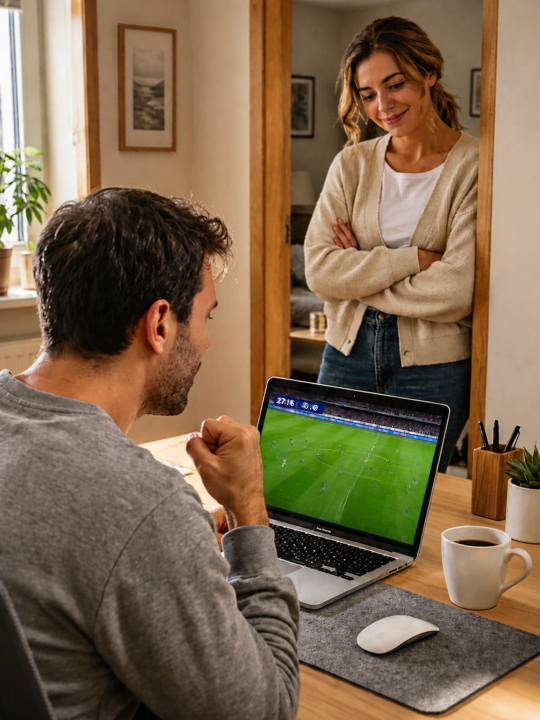
#> input picture 2026-11-28/base5.png, 1080 x 1440 px (shown at 1/2 size)
$ python mk5.py
#> lines starting #> are read from the running program, lines starting #| are printed output that depends on the picture
from PIL import Image, ImageDraw, ImageFont, ImageFilter, ImageEnhance
src=Image.open('base5.png').convert('RGB')
#> src is the input picture: PIL image 1080x1440 RGB; mean R, G, B 125.3, 102.7, 76.4
bg=src.resize((1440,1920)).crop((180,0,1260,1920)).filter(ImageFilter.GaussianBlur(40))
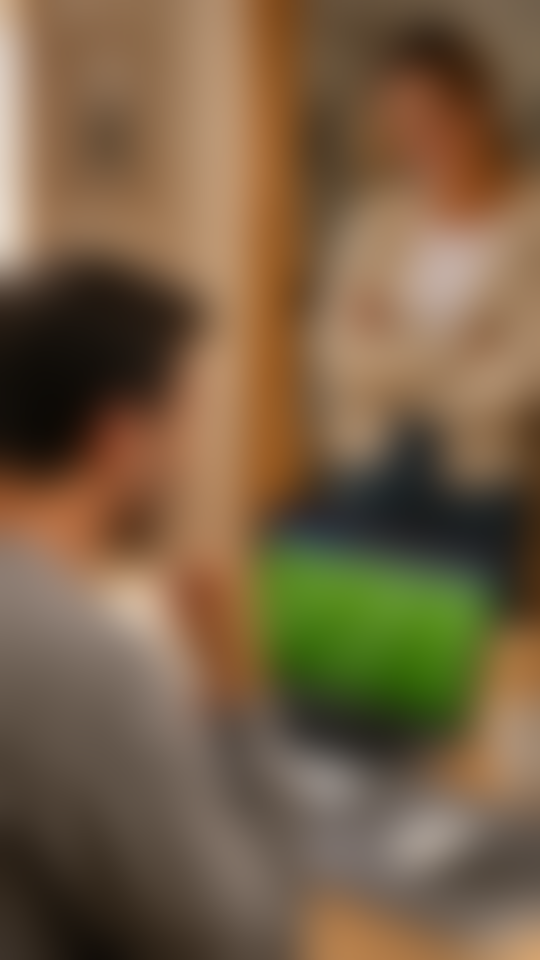
#> bg: PIL image 1080x1920 RGB (shown at 1/2 size); mean R, G, B 118, 95.4, 68.1
bg=ImageEnhance.Brightness(bg).enhance(0.5)
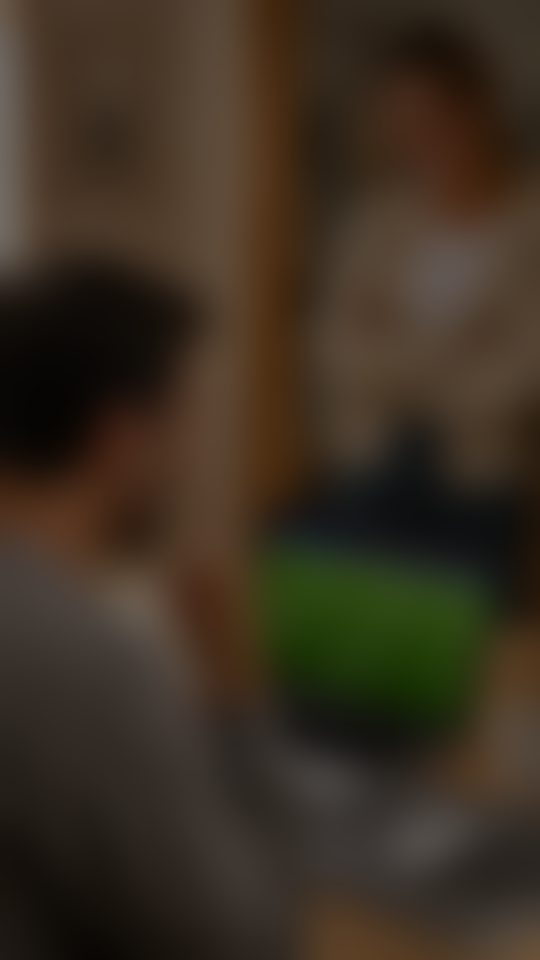
#> bg: PIL image 1080x1920 RGB (shown at 1/2 size); mean R, G, B 58.8, 47.4, 33.8
canvas=bg.copy(); canvas.paste(src,(0,540))
#> after `canvas.paste(src, (0, 540))`:
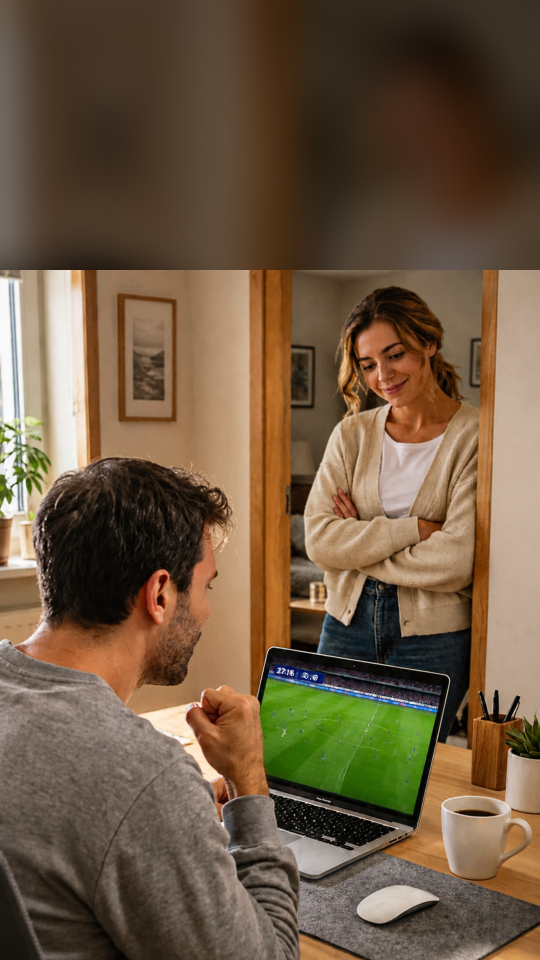
#> canvas: PIL image 1080x1920 RGB (shown at 1/2 size); mean R, G, B 110.1, 89, 65.7
f=ImageFont.truetype('/usr/share/fonts/truetype/google-fonts/Poppins-Bold.ttf',52)
def frame(lines,name,top=312):
#> called with name = 'h1.png', top = 312
    im=canvas.copy();d=ImageDraw.Draw(im);y=top
    for l in lines:
        w=d.textlength(l,font=f);d.text(((1080-w)/2,y),l,font=f,fill='white');y+=70
#> this loop made 3 passes
#> w on passes 1 to 3: 631.7, 486.6, 484
#> after the loop, y = 522
    im.save(name)
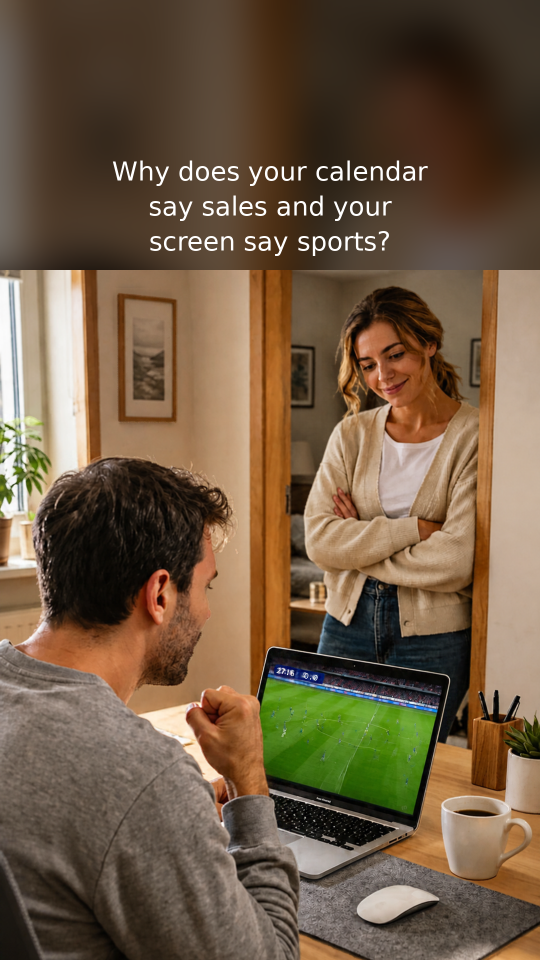
#> saved as h1.png: PIL image 1080x1920 RGB (shown at 1/2 size); mean R, G, B 111.5, 90.5, 67.4
frame(["Why does your calendar","say sales and your","screen say sports?"],'h1.png')
frame(["It's not a time problem.","It's the one task","you walk around."],'h2.png')
#> call 2 of frame, with name = 'h2.png', top = 312
#> the loop in frame (call 2), `for l in lines:` made 3 passes
#> w on passes 1 to 3: 609.5, 418.3, 446.9
#> in frame (call 2), `im.save(name)`:
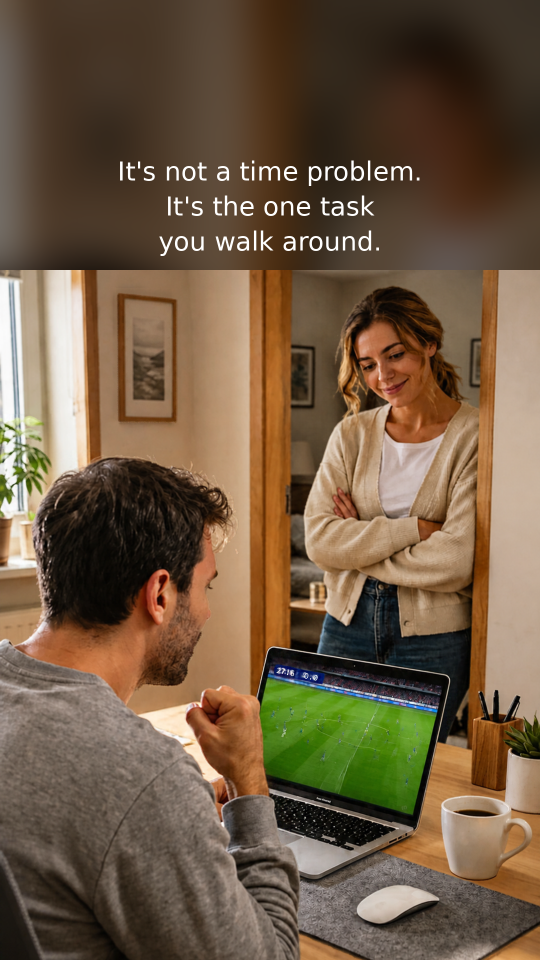
#> saved as h2.png: PIL image 1080x1920 RGB (shown at 1/2 size); mean R, G, B 111.4, 90.4, 67.2

$ run again, with 2026-11-28/base2.png copied over 2026-11-28/base5.png
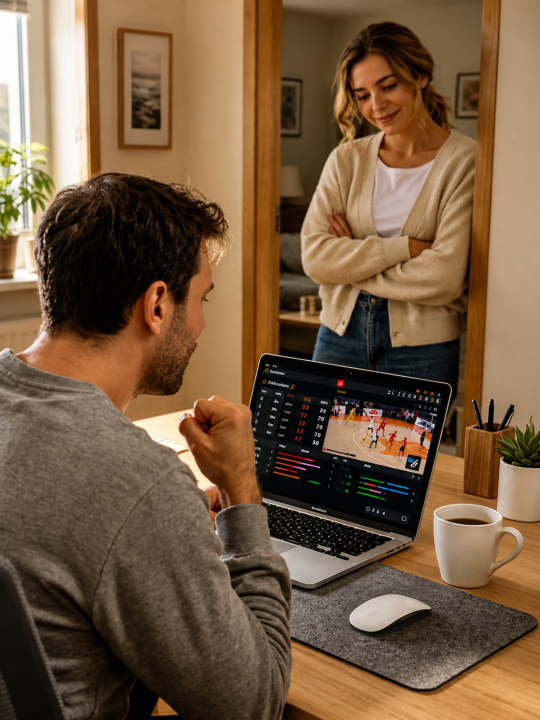
#> input picture 2026-11-28/base2.png, 1080 x 1440 px (shown at 1/2 size)
#> src is the input picture: PIL image 1080x1440 RGB; mean R, G, B 116.7, 89.6, 63
#> `bg=ImageEnhance.Brightness(bg).enhance(0.5)`:
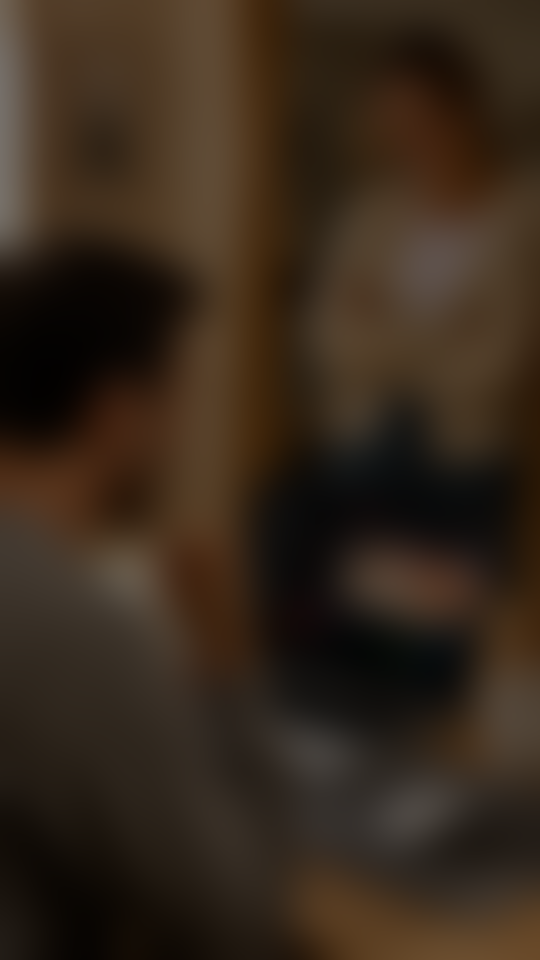
#> bg: PIL image 1080x1920 RGB (shown at 1/2 size); mean R, G, B 54.2, 40.4, 27.5
#> the loop in frame, `for l in lines:` made 3 passes
#> w on passes 1 to 3: 631.7, 486.6, 484
#> after the loop in frame, `for l in lines:`: y = 522
#> the loop in frame (call 2), `for l in lines:` made 3 passes
#> w on passes 1 to 3: 609.5, 418.3, 446.9
#> in frame (call 2), `im.save(name)`:
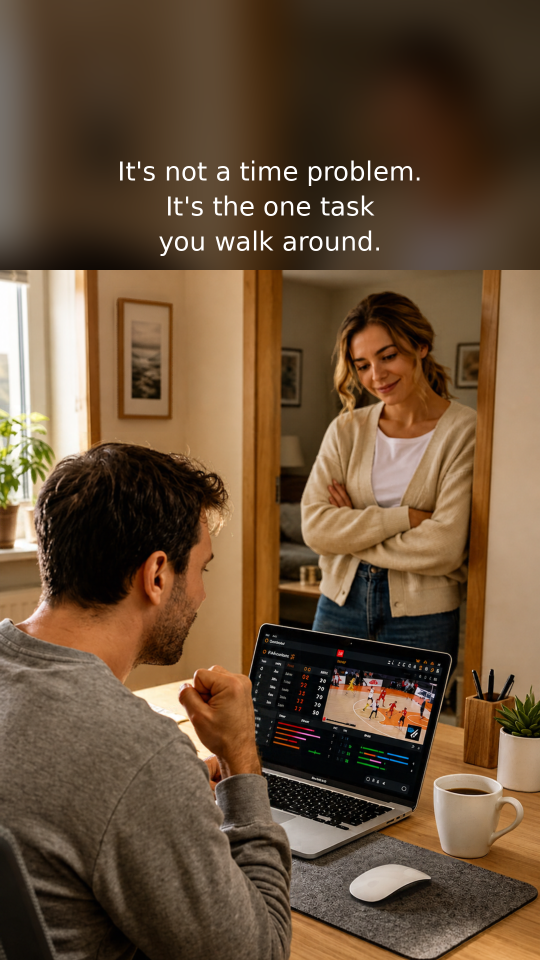
#> saved as h2.png: PIL image 1080x1920 RGB (shown at 1/2 size); mean R, G, B 104.3, 80.1, 56.4

$ run again, with 2026-11-28/base3.png copied over 2026-11-28/base5.png
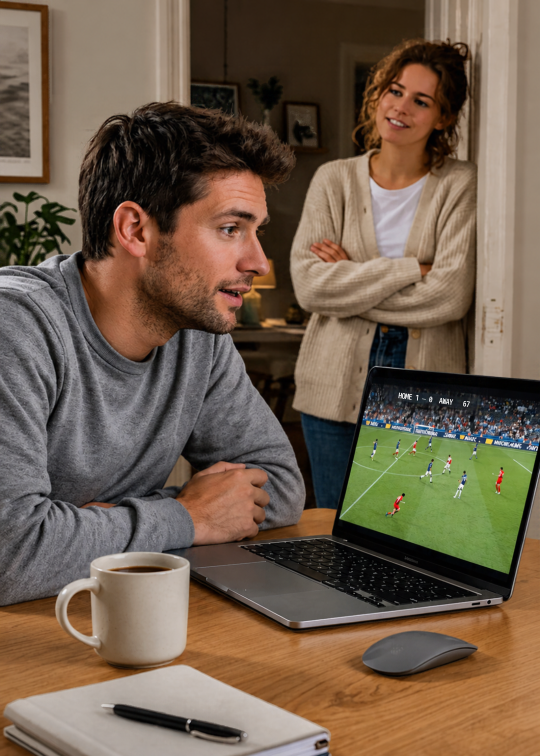
#> input picture 2026-11-28/base3.png, 1080 x 1512 px (shown at 1/2 size)
#> src is the input picture: PIL image 1080x1512 RGB; mean R, G, B 112, 93.8, 75.8
#> `bg=ImageEnhance.Brightness(bg).enhance(0.5)`:
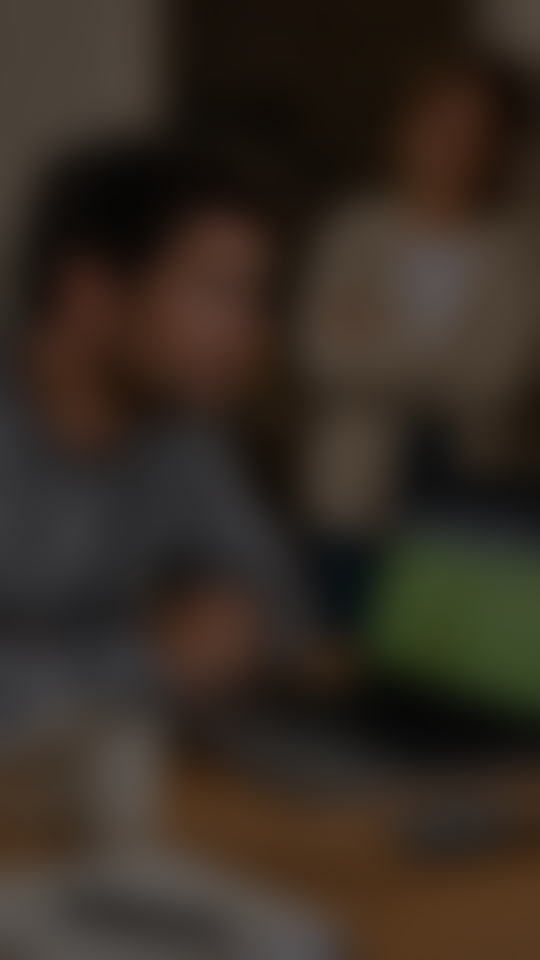
#> bg: PIL image 1080x1920 RGB (shown at 1/2 size); mean R, G, B 53.4, 43.9, 35.2
#> the loop in frame, `for l in lines:` made 3 passes
#> w on passes 1 to 3: 631.7, 486.6, 484
#> after the loop in frame, `for l in lines:`: y = 522
#> the loop in frame (call 2), `for l in lines:` made 3 passes
#> w on passes 1 to 3: 609.5, 418.3, 446.9
#> in frame (call 2), `im.save(name)`:
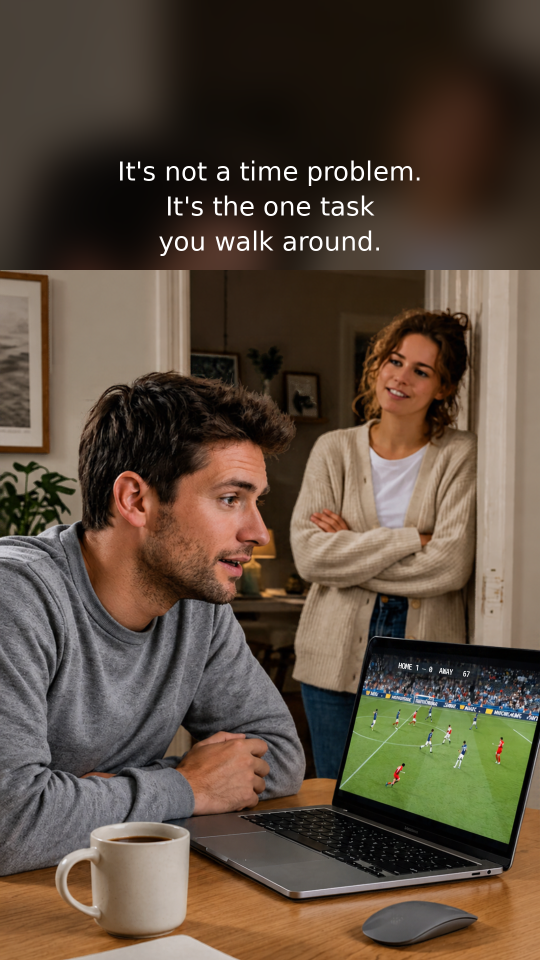
#> saved as h2.png: PIL image 1080x1920 RGB (shown at 1/2 size); mean R, G, B 90.9, 76, 61.4

$ run again, with 2026-11-28/base4.png copied over 2026-11-28/base5.png
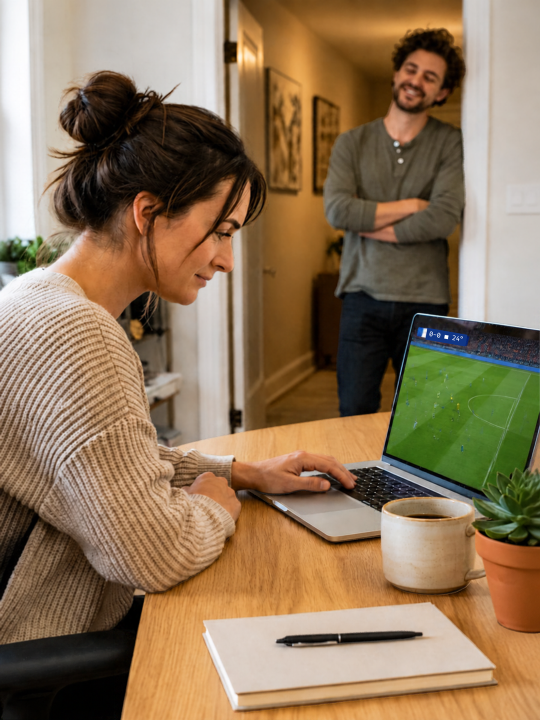
#> input picture 2026-11-28/base4.png, 1080 x 1440 px (shown at 1/2 size)
#> src is the input picture: PIL image 1080x1440 RGB; mean R, G, B 142.2, 117.5, 88.6
#> `bg=ImageEnhance.Brightness(bg).enhance(0.5)`:
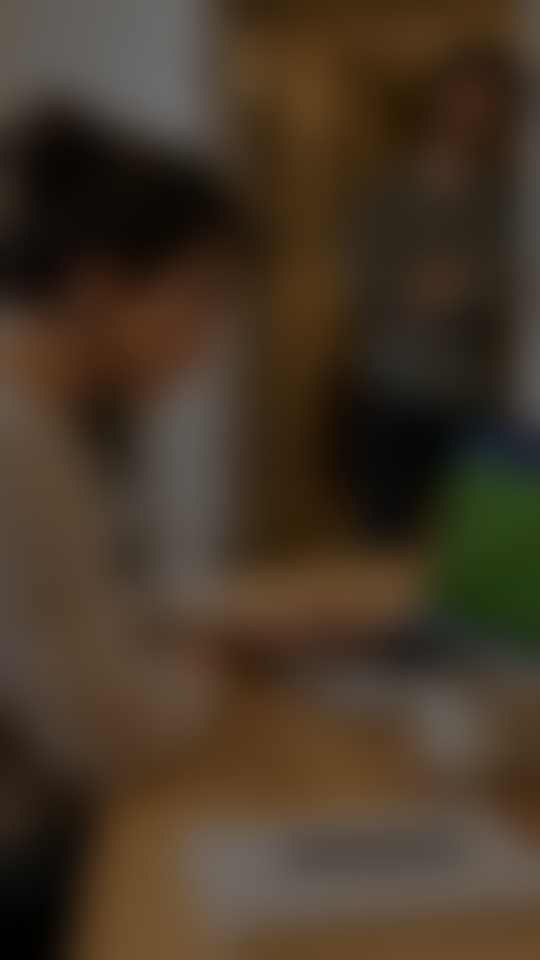
#> bg: PIL image 1080x1920 RGB (shown at 1/2 size); mean R, G, B 69.1, 54.7, 38.9
#> the loop in frame, `for l in lines:` made 3 passes
#> w on passes 1 to 3: 631.7, 486.6, 484
#> after the loop in frame, `for l in lines:`: y = 522
#> the loop in frame (call 2), `for l in lines:` made 3 passes
#> w on passes 1 to 3: 609.5, 418.3, 446.9
#> in frame (call 2), `im.save(name)`:
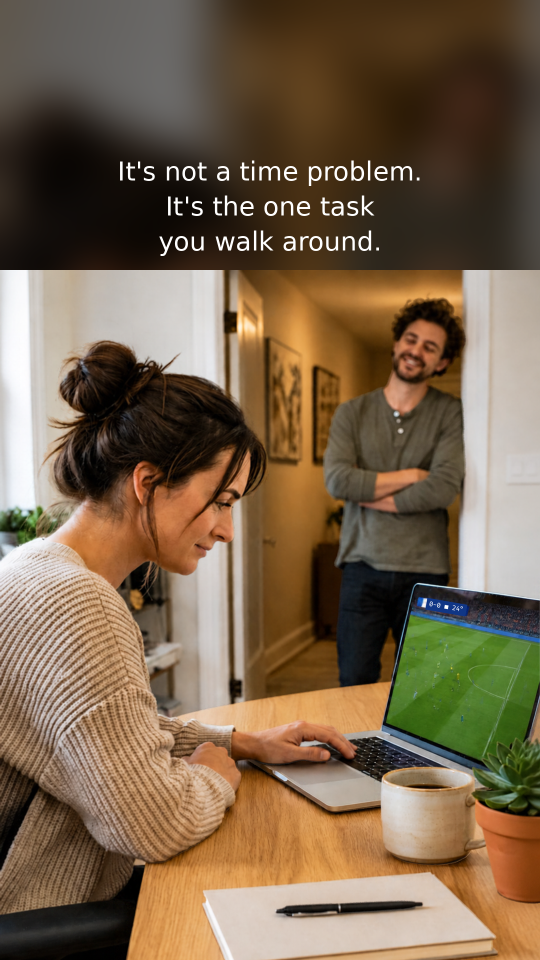
#> saved as h2.png: PIL image 1080x1920 RGB (shown at 1/2 size); mean R, G, B 120.3, 99.6, 75.7
